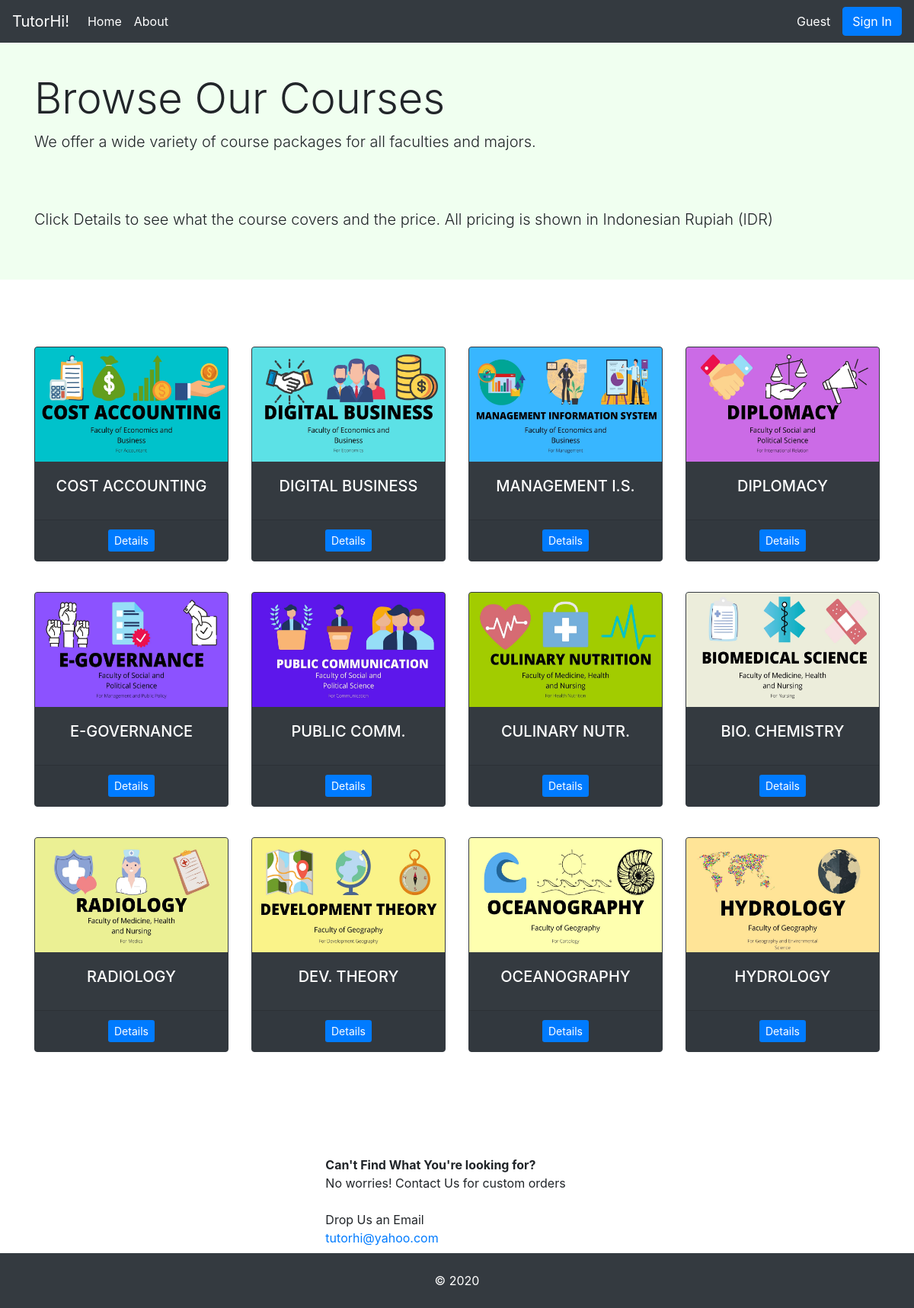
The page / on the database its author committed.
### shop/products/models.py (models this page shows, shortened)
class Addcourse(db.Model):
    id = db.Column(db.Integer, primary_key=True)
    name = db.Column(db.String(80), nullable=False)
    price = db.Column(db.DECIMAL(asdecimal=False), nullable=False)
    description = db.Column(db.Text, nullable=False)
    image_1 = db.Column(db.String(150), nullable=False, default='image.jpg')
    image_2 = db.Column(db.String(150), nullable=False, default='image.jpg')

### shop/products/routes.py (the view)
@app.route('/')
def home():
    courses = Addcourse.query.filter(Addcourse.price > 0)
    return render_template('products/index.html', courses=courses)

### shop/templates/products/index.html
{% extends "layout.html" %}
{% block content %}
{% include 'navbar.html' %}
<header class="py-5 mb-5" style="background-color:honeydew;">
    <div class="container h-100">
      <div class="row h-100 align-items-center">
        <div class="col-lg-12">
          <h1 class="display-4 mt-5 mb-2">Browse Our Courses</h1>
          <p class="lead mb-5">We offer a wide variety of course packages for all faculties and majors. </p>
          <br>
          <p class="lead">Click Details to see what the course covers and the price. All pricing is shown in Indonesian Rupiah (IDR)</p>
        </div>
      </div>
    </div>
  </header>
<div class="container pt-3">
    <div class="row">
        {% for course in courses %}
        <div class="col-md-3">
            <br>
            <div class="card bg-dark text-white border-dark mb-3">
                <img src="{{url_for('static',filename='images/' + course.image_1)}}"  class="card-img-top" style="max-height: 150px; min-height: 150px;">
                <div class="card-body">
                    <div class="card-title"><h5 class="text-center">{{course.name}}</h5></div>
                </div>
                <div class="card-footer d-flex justify-content-center" >
                    <a href="{{url_for('single_page', id=course.id)}}" class=" btn-sm btn-primary">Details</a>
                </div>
            </div>
        </div>
        {% endfor %}
    </div>
</div>
<div class="container-fluid row mt-5" >
    <div class="mx-auto mt-5 mb-2" >
      <div>
        <br>
        <strong>Can't Find What You're looking for?</strong>
        <br>No worries! Contact Us for custom orders
        <br>
        <br>Drop Us an Email
        <br><a href="mailto:tutorhi@yahoo.com"> tutorhi@yahoo.com </a>
      </div>
    </div>
  </div>
{% include 'footer.html' %}
{% endblock content %}

### shop/templates/layout.html (shortened to what this page needs)
<!doctype html>
<html lang="en">
  <head>
    <link rel="stylesheet" href="{{url_for('static', filename='css/bootstrap.min.css')}}" >
  </head>
  <body>
    {% block content %}
    {% endblock content %}
  </body>
</html>

### shop/templates/navbar.html (shortened to what this page needs)
<nav class="navbar navbar-expand-lg navbar-dark bg-dark fixed-top">
  <a class="navbar-brand" style="color: white">TutorHi!</a>
  <div class="collapse navbar-collapse" id="navbarResponsive">
    <ul class="navbar-nav mr-auto mt-2 mt-lg-0">
      <li class="nav-item active">
        <a class="nav-link" href="{{url_for('home')}}" style="color: white">Home <span class="sr-only">(current)</span></a>
      </li>
      <li class="nav-item">
        <a class="nav-link" href="{{url_for('about')}}" style="color: white">About</a>
      </li>
    </ul>
    {% if current_user.is_authenticated %}
    <div class="collapse navbar-collapse" id="navbarResponsive">
      <ul class="navbar-nav ml-auto">
    <li class="nav-item" style="list-style-type:none;">
      <a class="nav-link disabled" style="color: white">{{current_user.name}}</a>
    </li>
    <li class="nav-item" style="list-style-type:none;">
      <a href="{{url_for('customer_logout')}}" class="btn btn-danger">Sign Out</a>
    </li>
    {% else %}
    <li class="nav-item" style="list-style-type:none;">
      <a class="nav-link disabled" style="color: white">Guest</a>
    </li>
    <li class="nav-item" style="list-style-type:none;">
      <a href="{{url_for('customer_login')}}" class="btn btn-primary">Sign In</a>
    </li>
    </div>
    {% endif %}
</nav>

### shop/templates/footer.html
<footer class="py-4 bg-dark">
    <div class="container">
      <p class="m-0 text-center text-white">&copy; 2020</p>
    </div>
</footer>

### rows shown on the page
Addcourse: image_1 (picture), name "COST ACCOUNTING"
Addcourse: image_1 (picture), name "DIGITAL BUSINESS"
Addcourse: image_1 (picture), name "MANAGEMENT I.S."
Addcourse: image_1 (picture), name "DIPLOMACY"
Addcourse: image_1 (picture), name "E-GOVERNANCE"
Addcourse: image_1 (picture), name "PUBLIC COMM."
Addcourse: image_1 (picture), name "CULINARY NUTR."
Addcourse: image_1 (picture), name "BIO. CHEMISTRY"
Addcourse: image_1 (picture), name "RADIOLOGY"
Addcourse: image_1 (picture), name "DEV. THEORY"
Addcourse: image_1 (picture), name "OCEANOGRAPHY"
Addcourse: image_1 (picture), name "HYDROLOGY"
